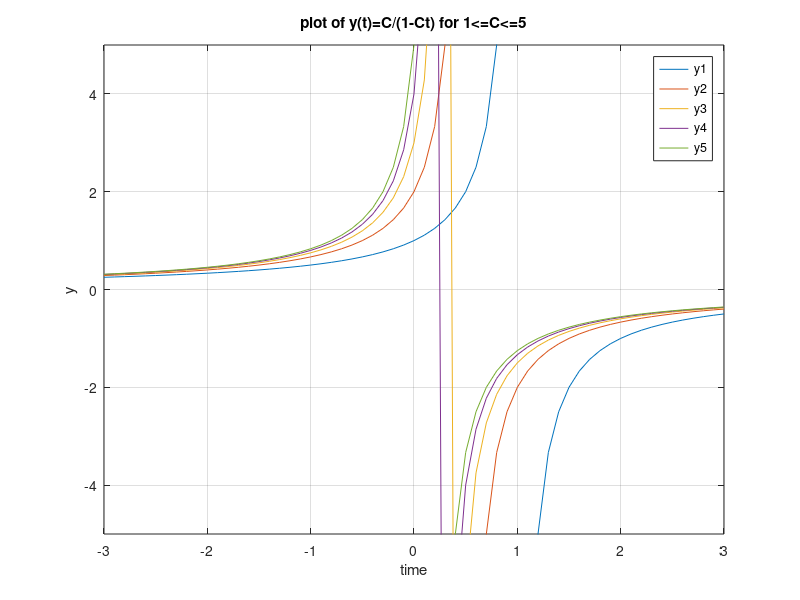

MATLAB code to generate this figure:
t = -3.0:0.1:3.0;

y1=1./(1-t);
y2=2./(1-2*t);
y3=3./(1-3*t);
y4=4./(1-4*t);
y5=5./(1-5*t);

plot(t,y1,t,y2,t,y3,t,y4,t,y5);
legend("y1","y2","y3","y4","y5");

ylim([-5 5]);
grid on;
title("plot of y(t)=C/(1-Ct) for 1<=C<=5");
xlabel("time");
ylabel("y");